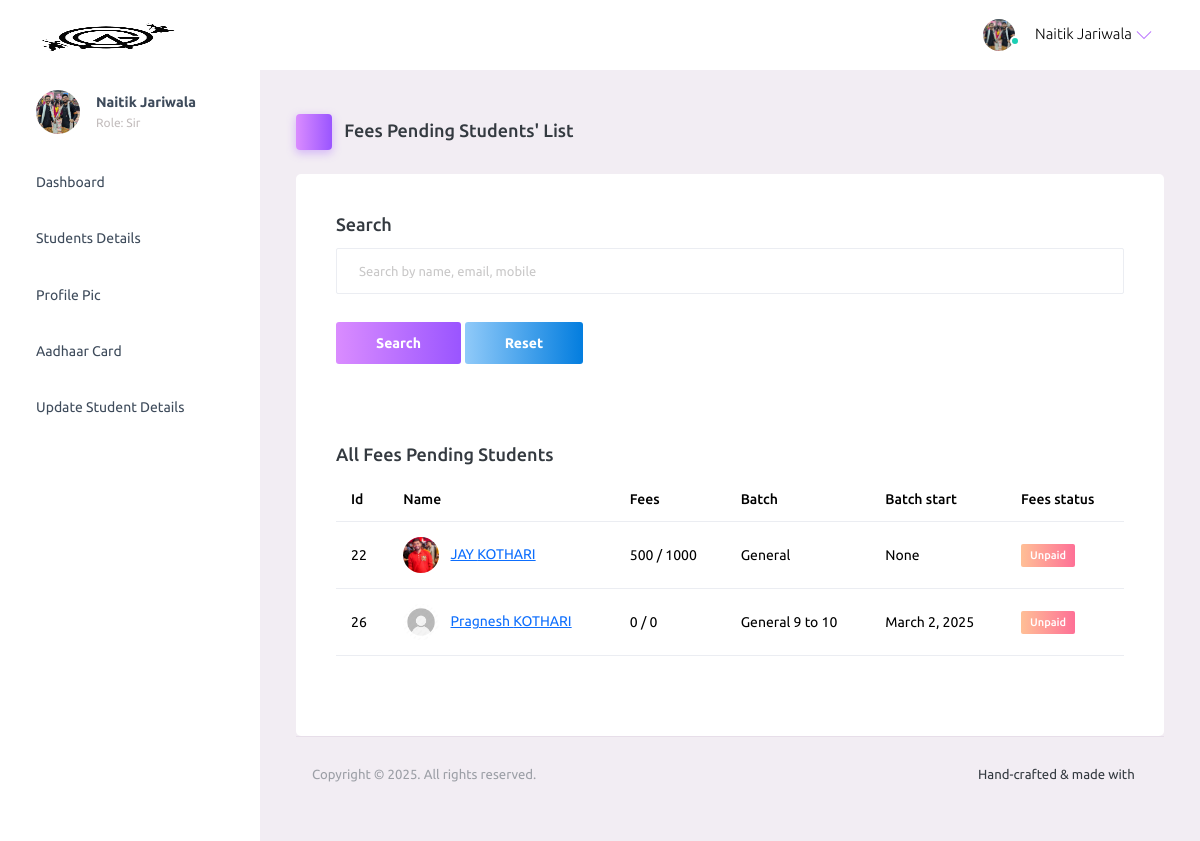
/mentor/fees_unpaid_list/ (signed in), run on an earlier commit of the app's database.
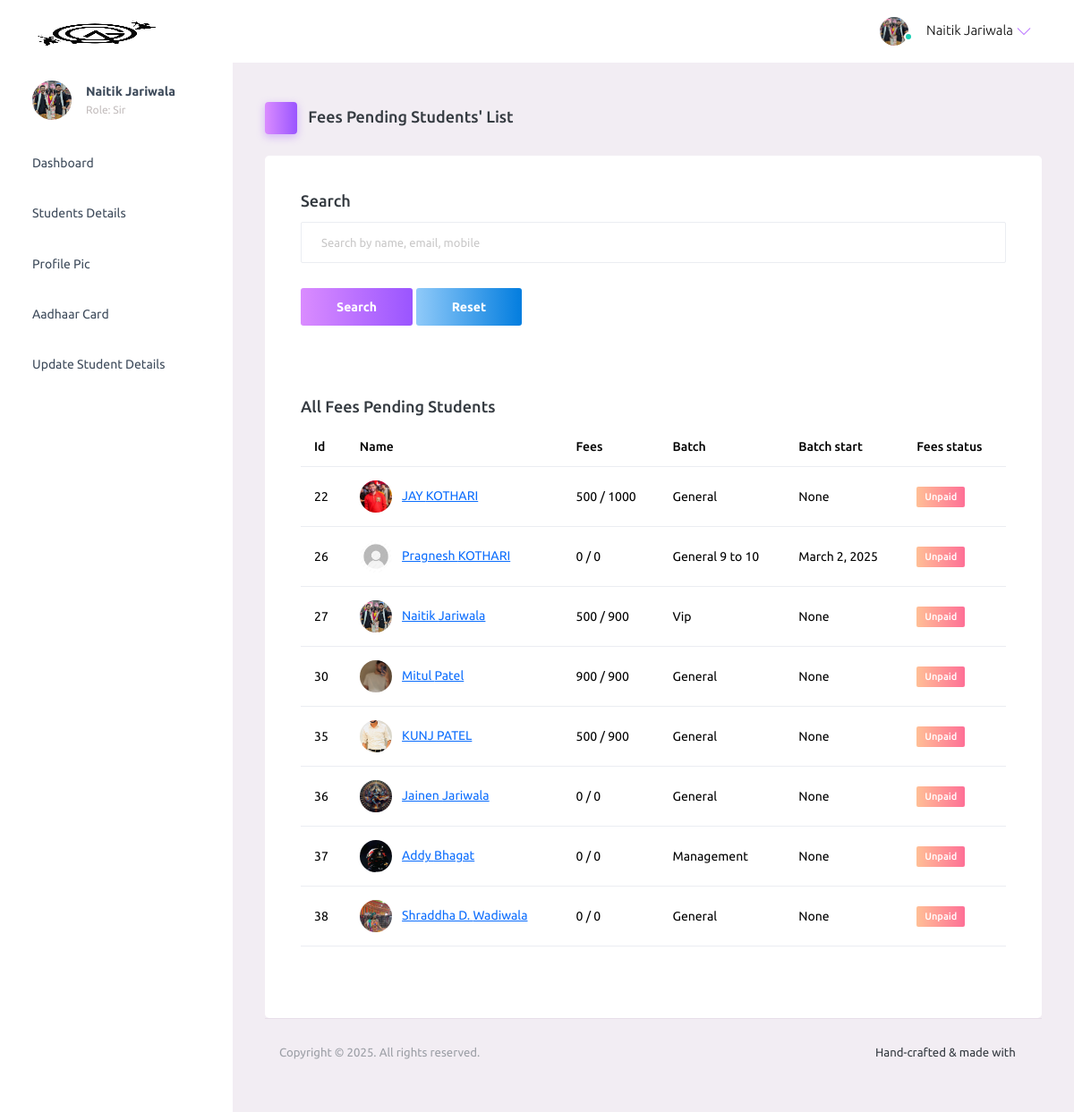
And on a later commit of the database.
### student/models.py (models this page shows, shortened)
class Student(models.Model):
    doc_choice = (
        ('Owner','Owner'),
        ('Sir','Sir'),
        ('Student','Student'),
    )
    first_name = models.CharField(max_length=30)
    last_name = models.CharField(max_length=30)
    birth_date = models.DateField(blank=True, null=True)
    email = models.EmailField(unique=True)
    mobile = models.CharField(max_length=10)
    parent_mobile = models.CharField(max_length=10)
    role = models.CharField(max_length=10, choices=doc_choice, default='Student')
    address = models.TextField()
    password = models.CharField(max_length=30)
    password_reset = models.BooleanField(default=False)
    verified = models.BooleanField(default=False)
    aadhar = models.CharField(max_length=12)
    aadhar_verified = models.BooleanField(default=False)
    aadhar_verified_by = models.CharField(max_length=30,blank=True,null=True)
    profile_qr = models.FileField(upload_to='profile_qr/',default='default/qr.png')
    profile_image = models.FileField(upload_to='profile/', default='default/profile.jpg')
    profile_image_verified = models.BooleanField(default=False)
    fees_amount = models.IntegerField(default=0)
    fees_paid = models.IntegerField(default=0)
    fees_status = models.BooleanField(default=False)
    fees_marker = models.CharField(max_length=30,blank=True,null=True)
    batch_name = models.CharField(max_length=30, blank=True, null=True, default='General')
    batch_start_date = models.DateField(blank=True, null=True)
    batch_end_date = models.DateField(blank=True, null=True)
    created_at = models.DateTimeField(auto_now_add=True)

### mentor/views.py (the view, shortened to what this page needs)
# urls.py: path('fees_unpaid_list/', views.fees_unpaid_list, name='fees_unpaid_list'),
def fees_unpaid_list(request):
    try:
        student = Student.objects.get(email=request.session['email'])
        if student.role == 'Student':
            return render(request, 'login.html', {'msg': 'You are not authorized to access this page'})
        students = Student.objects.filter(fees_status=False)
        return render(request, 'fees_unpaid_list.html', {'students': students, 'student': student})
    except:
        return render(request, 'login.html')

### mentor/templates/fees_unpaid_list.html (shortened to what this page needs)
{% extends 'header.html' %}
{% load static %}
{% block content %}
<div class="main-panel">
  <div class="content-wrapper">
    <div class="page-header">
      <h3 class="page-title">
        <span class="page-title-icon bg-gradient-primary text-white me-2">
          <i class="mdi mdi-home"></i>
        </span> Fees Pending Students' List
      </h3>
    </div>
    <div class="row">
      <div class="col-12 grid-margin">
        <div class="card">
          <div class="card-body">
            <h4 class="card-title">Search</h4>
            <form method="POST" action="{% url 'fees_unpaid_list' %}">
              <div class="form-group">
                <input type="text" class="form-control" id="search" name="search" placeholder="Search by name, email, mobile">
              </div>
              <button type="submit" class="btn btn-gradient-primary mr-2">Search</button>
              <a href="{% url 'fees_unpaid_list' %}" class="btn btn-gradient-info">Reset</a>
            </form>
          </div>
    <div class="row">
      <div class="col-12 grid-margin">
        <div class="card">
          <div class="card-body">
            {% if msg %}
            <h4 class="card-title">{{msg}}</h4>
            <h4 class="card-title">Total "<span style="color: rgb(78, 133, 216);">{{students.count}}</span>" results found</h4>
            {% else %}
            <h4 class="card-title">All Fees Pending Students</h4>
            {% endif %}
            <div class="table-responsive">
              <table class="table">
                <thead>
                  <tr>
                    <th> Id </th>
                    <th> Name </th>
                    <th> Fees </th>
                    <th> Batch </th>
                    <th> Batch start </th>
                    <th> Fees status </th>
                  </tr>
                </thead>
                <tbody>
                  {% for one in students %}
                  <tr>
                    <td>{{one.id}}</td>
                    <td>
                      <img src="{{one.profile_image.url}}" style="object-fit: cover;" class="me-2" alt="image"> <a href="{% url 'update_fees_details' one.id %}">{{one.first_name}} {{one.last_name}}</a>
                    </td>
                    <td> {{one.fees_paid}} / {{one.fees_amount}} </td>
                    <td> {{one.batch_name}} </td>
                    <td>{{one.batch_start_date}}</td>
                    <td>
                      {% if one.fees_status %}
                      <label class="badge badge-gradient-success">Paid</label>
                      {% else %}
                      <label class="badge badge-gradient-danger">Unpaid</label>
                      {% endif %}
                    </td>
                  </tr>
                  {% endfor %}
                </tbody>
              </table>
            </div>
          </div>
        </div>
      </div>
    </div>
  </div>
  <footer class="footer">
    <div class="d-sm-flex justify-content-center justify-content-sm-between">
      <span class="text-muted text-center text-sm-left d-block d-sm-inline-block">Copyright © 2025. All rights reserved.</span>
      <span class="float-none float-sm-right d-block mt-1 mt-sm-0 text-center">Hand-crafted & made with <i class="mdi mdi-heart text-danger"></i></span>
    </div>
  </footer>
</div>
{% endblock %}

### mentor/templates/header.html (shortened to what the changed rows need)
{% load static %}
<!DOCTYPE html>
<html lang="en">
  <head>
    <link rel="stylesheet" href="{% static 'assets/vendors/mdi/css/materialdesignicons.min.css' %}">
    <link rel="stylesheet" href="{% static 'assets/vendors/ti-icons/css/themify-icons.css' %}">
    <link rel="stylesheet" href="{% static 'assets/vendors/css/vendor.bundle.base.css' %}">
    <link rel="stylesheet" href="{% static 'assets/vendors/font-awesome/css/font-awesome.min.css' %}">
    <link rel="stylesheet" href="{% static 'assets/vendors/font-awesome/css/font-awesome.min.css' %}" />
    <link rel="stylesheet" href="{% static 'assets/vendors/bootstrap-datepicker/bootstrap-datepicker.min.css' %}">
    <link rel="stylesheet" href="{% static 'assets/css/style.css' %}">
  </head>
  <body>
    {% if student.role == "Sir" or student.role == "Owner" %}
    <div class="container-scroller">
      <nav class="navbar default-layout-navbar col-lg-12 col-12 p-0 fixed-top d-flex flex-row">
        <div class="text-center navbar-brand-wrapper d-flex align-items-center justify-content-center" style="object-fit: cover; overflow: hidden; ">
          <a class="navbar-brand brand-logo" href="{% url 'mentor-index' %}"><img src="{% static 'assets/images/logo.png' %}" alt="logo"  /></a>
        </div>
        <div class="navbar-menu-wrapper d-flex align-items-stretch">
          <button class="navbar-toggler navbar-toggler align-self-center" type="button" data-toggle="minimize">
            <span class="mdi mdi-menu"></span>
          </button>
          <ul class="navbar-nav navbar-nav-right">
            <li class="nav-item nav-profile dropdown">
              <a class="nav-link dropdown-toggle" id="profileDropdown" href="#" data-bs-toggle="dropdown" aria-expanded="false">
                <div class="nav-profile-img">
                  <img src="{{student.profile_image.url}}" style="object-fit: cover;" alt="image">
                  <span class="availability-status online"></span>
                </div>
                <div class="nav-profile-text">
                  <p class="mb-1 text-black">{{student.first_name}} {{student.last_name}}</p>
                </div>
              </a>
            </li>
          </ul>
        </div>
      </nav>
      <div class="container-fluid page-body-wrapper">
        <nav class="sidebar sidebar-offcanvas" id="sidebar">
          <ul class="nav">
            <li class="nav-item nav-profile">
              <a href="#" class="nav-link">
                <div class="nav-profile-image">
                  <img src="{{student.profile_image.url}}" style="object-fit: cover;" alt="profile" />
                </div>
                <div class="nav-profile-text d-flex flex-column">
                  <span class="font-weight-bold mb-2">{{student.first_name}} {{student.last_name}}</span>
                  <span class="text-secondary text-small">Role: {{student.role}}</span>
                </div>
                <i class="mdi mdi-bookmark-check text-success nav-profile-badge"></i>
              </a>
            </li>
            <li class="nav-item">
              <a class="nav-link" href="{% url 'mentor-index' %}">
                <span class="menu-title">Dashboard</span>
                <i class="mdi mdi-home menu-icon"></i>
              </a>
            </li>
            <li class="nav-item">
              <a class="nav-link" data-bs-toggle="collapse" href="#ui-basic" aria-expanded="false" aria-controls="ui-basic">
                <span class="menu-title">Students Details</span>
                <i class="menu-arrow"></i>
                <i class="mdi mdi-contacts menu-icon"></i>
              </a>
            </li>
            <li class="nav-item">
              <a class="nav-link" data-bs-toggle="collapse" href="#icons" aria-expanded="false" aria-controls="icons">
                <span class="menu-title">Profile Pic</span>
                <i class="mdi mdi-contacts menu-icon"></i>
              </a>
            </li>
            <li class="nav-item">
              <a class="nav-link" data-bs-toggle="collapse" href="#forms" aria-expanded="false" aria-controls="forms">
                <span class="menu-title">Aadhaar Card</span>
                <i class="mdi mdi-format-list-bulleted menu-icon"></i>
              </a>
            </li>
            <li class="nav-item">
              <a class="nav-link" data-bs-toggle="collapse" href="#charts" aria-expanded="false" aria-controls="charts">
                <span class="menu-title">Update Student Details</span>
                <i class="mdi mdi-chart-bar menu-icon"></i>
              </a>
            </li>
          </ul>
        </nav>
        {% block content %}
        {% endblock %}
      </div>
    </div>
    {% endif %}
  </body>
</html>

What changed in the data, as far as the page shows it:
now on one of the page's lists (row edited): Student: id "27", first_name "Naitik", last_name "Jariwala", fees_paid "500", fees_amount "900", batch_name "Vip", batch_start_date "None"
added Student: id "30", profile_image (picture), first_name "Mitul", last_name "Patel", fees_paid "900", fees_amount "900", batch_name "General", batch_start_date "None", fees_status "Unpaid"
added Student: id "35", profile_image (picture), first_name "KUNJ", last_name "PATEL", fees_paid "500", fees_amount "900", batch_name "General", batch_start_date "None", fees_status "Unpaid"
added Student: id "36", profile_image (picture), first_name "Jainen", last_name "Jariwala", fees_paid "0", fees_amount "0", batch_name "General", batch_start_date "None", fees_status "Unpaid"
added Student: id "37", profile_image (picture), first_name "Addy", last_name "Bhagat", fees_paid "0", fees_amount "0", batch_name "Management", batch_start_date "None", fees_status "Unpaid"
added Student: id "38", profile_image (picture), first_name "Shraddha D.", last_name "Wadiwala", fees_paid "0", fees_amount "0", batch_name "General", batch_start_date "None", fees_status "Unpaid"
